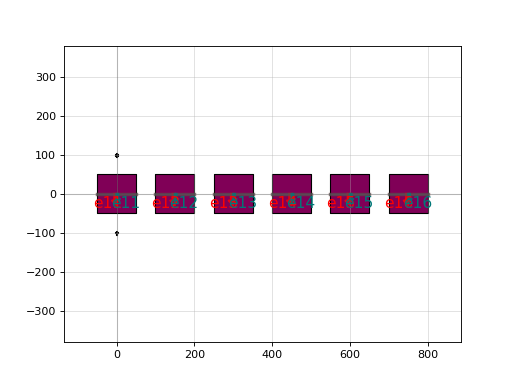

The Python source for this figure:
import gdsfactory as gf

c = gf.components.add_fidutials_offsets(offsets=((0, 100), (0, -100)))
c.plot()
